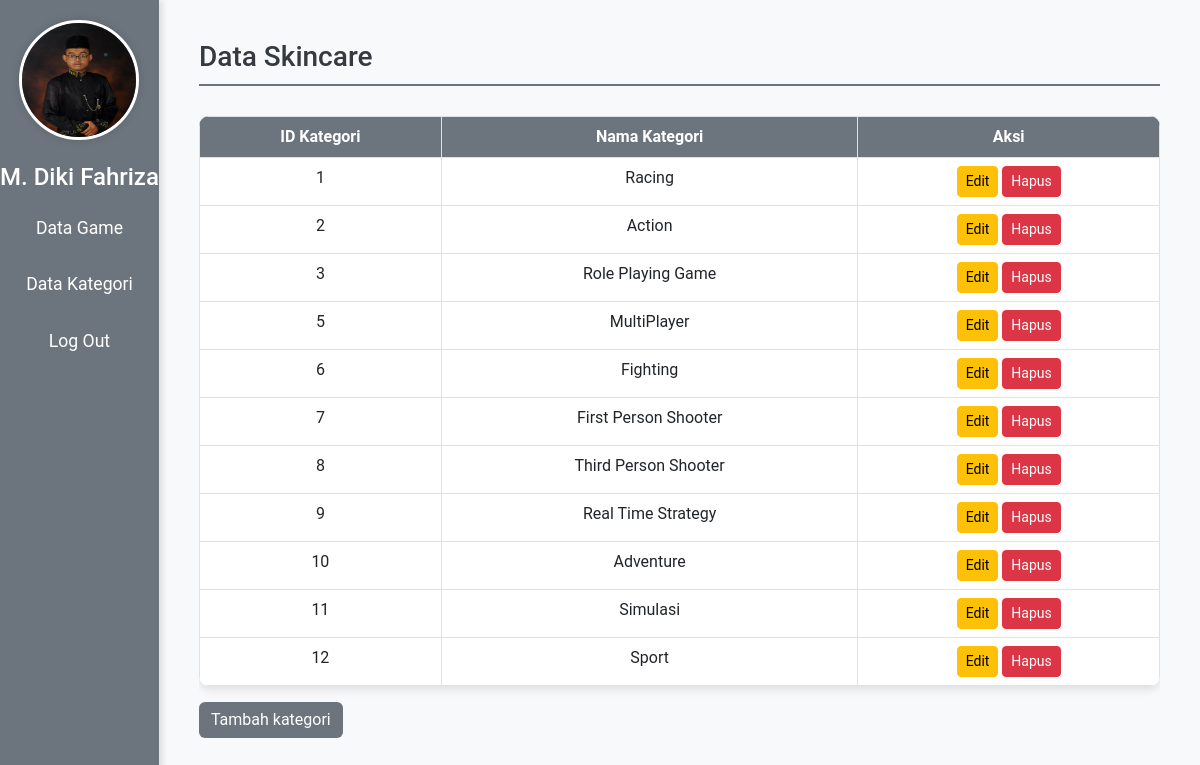
/rubahkategori.php (signed in), run on the app's committed database.
### tables this page shows
CREATE TABLE `kategori` (
  `id_kategori` int(4) NOT NULL,
  `nama_kategori` varchar(50) NOT NULL
);

### rubahkategori.php (the view, shortened to what this page needs)
<?php
include "koneksi.php";
$id_admin = $_SESSION['id_admin'];
$admin_sql = "SELECT * FROM admin WHERE id_admin = ?";
$admin_stmt = $conn->prepare($admin_sql);
$admin_stmt->bind_param("i", $id_admin);
$admin_stmt->execute();
$admin_result = $admin_stmt->get_result();
$admin = $admin_result->fetch_assoc();
$kategori_sql = "SELECT * FROM kategori";
$kategori_result = $conn->query($kategori_sql);
?>
<!DOCTYPE html>
<html lang="en">
<head>
    <link href="https://cdn.jsdelivr.net/npm/bootstrap@5.3.0/dist/css/bootstrap.min.css" rel="stylesheet">
</head>
<body>
    <div class="d-flex">
        <div class="sidebar d-flex flex-column align-items-center">
            <img src="img/admin/<?php echo htmlspecialchars($admin['foto_admin']); ?>" alt="Foto Admin">
            <h4 class="mt-2"><?php echo htmlspecialchars($admin['nama_admin']); ?></h4>
            <a href="rubahgame.php">Data Game</a>
            <a href="rubahkategori.php">Data Kategori</a>
            <a href="logout.php">Log Out</a>
        </div>
        <div class="dashboard-content flex-grow-1">
            <h3>Data Skincare</h3>
            <div class="table-responsive">
                <table class="table table-bordered product-table">
                    <thead>
                        <tr>
                            <th>ID Kategori</th>
                            <th>Nama Kategori</th>
                            <th>Aksi</th>
                        </tr>
                    </thead>
                    <tbody>
                        <?php while ($kategori = $kategori_result->fetch_assoc()) { ?>
                        <tr>
                            <td><?php echo htmlspecialchars($kategori['id_kategori']); ?></td>
                            <td><?php echo htmlspecialchars($kategori['nama_kategori']); ?></td>
                            <td>
                                <a href="editkategori.php?id_kategori=<?php echo $kategori['id_kategori']; ?>" class="btn btn-warning btn-sm">Edit</a>
                                <button class="btn btn-danger btn-sm" onclick="deleteCategory(<?php echo $kategori['id_kategori']; ?>)">Hapus</button>
                            </td>
                        </tr>
                        <?php } ?>
                    </tbody>
                </table>
            </div>
            <a href="tambahkategori.php" class="btn btn-primary">Tambah kategori</a>
        </div>
    </div>
</body>
</html>

### rubahkategori.php (style rules this page uses)
body { font-family: 'Roboto', sans-serif; background-color: #f8f9fa; color: #343a40; }
.sidebar { min-height: 100vh; height: auto; background-color: #6c757d; padding-top: 20px; box-shadow: 4px 0 6px rgba(0, 0, 0, 0.1); }
.sidebar a { color: #ffffff; display: block; padding: 15px 20px; text-decoration: none; font-size: 1.1rem; transition: all 0.3s ease; }
.sidebar img { width: 120px; height: 120px; border-radius: 50%; margin-bottom: 15px; border: 3px solid #ffffff; box-shadow: 0 0 10px rgba(0, 0, 0, 0.15); }
.sidebar h4 { color: #ffffff; margin-top: 10px; }
.dashboard-content { padding: 40px; flex-grow: 1; }
.dashboard-content h3 { color: #343a40; margin-bottom: 30px; border-bottom: 2px solid #6c757d; padding-bottom: 10px; }
.product-table { background-color: #ffffff; box-shadow: 0 4px 8px rgba(0, 0, 0, 0.1); border-radius: 10px; overflow: hidden; }
.product-table th { background-color: #6c757d; color: #ffffff; text-align: center; }
.product-table td { text-align: center; }
.btn-primary { background-color: #6c757d; border: none; }

### data on the page
kategori: id_kategori "1", nama_kategori "Racing"
kategori: id_kategori "2", nama_kategori "Action"
kategori: id_kategori "3", nama_kategori "Role Playing Game"
kategori: id_kategori "5", nama_kategori "MultiPlayer"
kategori: id_kategori "6", nama_kategori "Fighting"
kategori: id_kategori "7", nama_kategori "First Person Shooter"
kategori: id_kategori "8", nama_kategori "Third Person Shooter"
kategori: id_kategori "9", nama_kategori "Real Time Strategy"
kategori: id_kategori "10", nama_kategori "Adventure"
kategori: id_kategori "11", nama_kategori "Simulasi"
kategori: id_kategori "12", nama_kategori "Sport"

### other printed values
$admin['nama_admin'] "M. Diki Fahriza"
